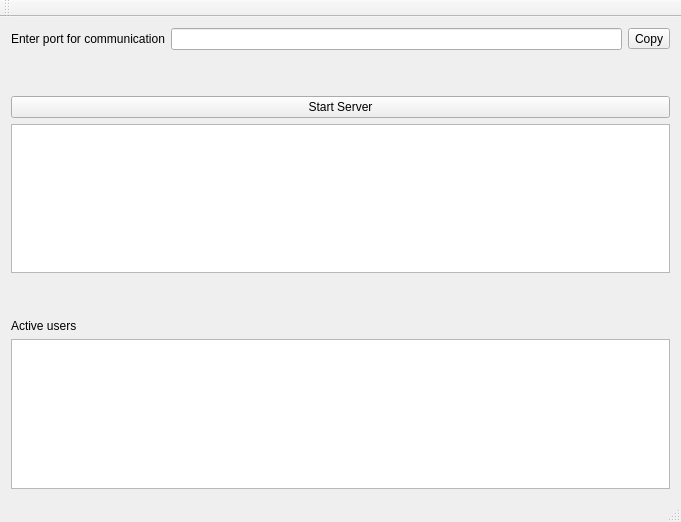
<?xml version="1.0" encoding="UTF-8"?>
<ui version="4.0">
 <class>MainWindow</class>
 <widget class="QMainWindow" name="MainWindow">
  <property name="geometry">
   <rect>
    <x>0</x>
    <y>0</y>
    <width>681</width>
    <height>522</height>
   </rect>
  </property>
  <property name="windowTitle">
   <string>Server Window</string>
  </property>
  <widget class="QWidget" name="centralWidget">
   <layout class="QVBoxLayout" name="verticalLayout_2">
    <item>
     <layout class="QVBoxLayout" name="verticalLayout">
      <item>
       <layout class="QHBoxLayout" name="horizontalLayout">
        <item>
         <widget class="QLabel" name="label_port">
          <property name="text">
           <string>Enter port for communication</string>
          </property>
          <property name="buddy">
           <cstring>input_port</cstring>
          </property>
         </widget>
        </item>
        <item>
         <widget class="QLineEdit" name="input_port"/>
        </item>
        <item>
         <widget class="QToolButton" name="CopyButton">
          <property name="text">
           <string>Copy</string>
          </property>
         </widget>
        </item>
       </layout>
      </item>
      <item>
       <spacer name="verticalSpacer">
        <property name="orientation">
         <enum>Qt::Vertical</enum>
        </property>
        <property name="sizeType">
         <enum>QSizePolicy::Fixed</enum>
        </property>
        <property name="sizeHint" stdset="0">
         <size>
          <width>20</width>
          <height>40</height>
         </size>
        </property>
       </spacer>
      </item>
      <item>
       <widget class="QPushButton" name="StartServerButton">
        <property name="text">
         <string>Start Server</string>
        </property>
       </widget>
      </item>
      <item>
       <widget class="QTextBrowser" name="chatarea"/>
      </item>
      <item>
       <spacer name="verticalSpacer_3">
        <property name="orientation">
         <enum>Qt::Vertical</enum>
        </property>
        <property name="sizeType">
         <enum>QSizePolicy::Fixed</enum>
        </property>
        <property name="sizeHint" stdset="0">
         <size>
          <width>20</width>
          <height>40</height>
         </size>
        </property>
       </spacer>
      </item>
      <item>
       <widget class="QLabel" name="label_users">
        <property name="text">
         <string>Active users</string>
        </property>
       </widget>
      </item>
      <item>
       <widget class="QTableWidget" name="usertable"/>
      </item>
     </layout>
    </item>
   </layout>
  </widget>
  <widget class="QMenuBar" name="menuBar">
   <property name="geometry">
    <rect>
     <x>0</x>
     <y>0</y>
     <width>681</width>
     <height>17</height>
    </rect>
   </property>
  </widget>
  <widget class="QToolBar" name="mainToolBar">
   <attribute name="toolBarArea">
    <enum>TopToolBarArea</enum>
   </attribute>
   <attribute name="toolBarBreak">
    <bool>false</bool>
   </attribute>
  </widget>
  <widget class="QStatusBar" name="statusBar"/>
 </widget>
 <layoutdefault spacing="6" margin="11"/>
 <resources/>
 <connections/>
</ui>
